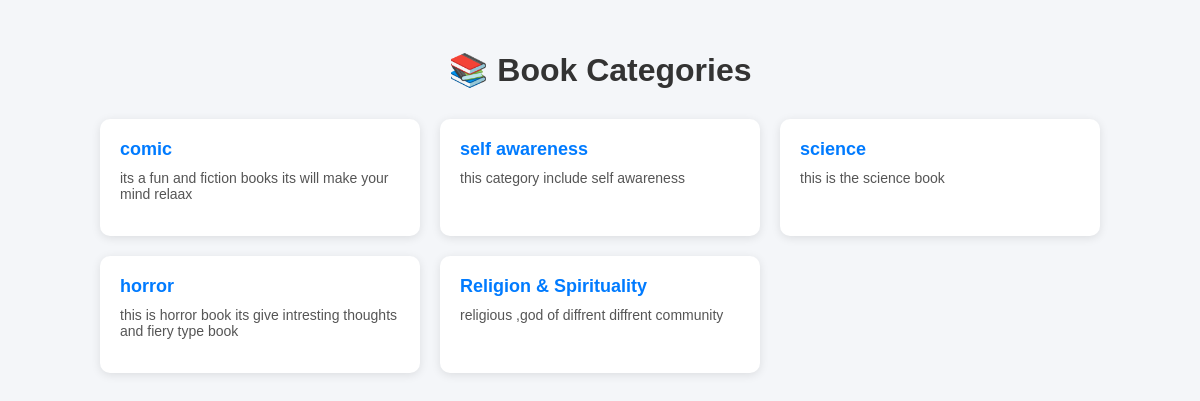
/categories/, run on an earlier commit of the app's database.
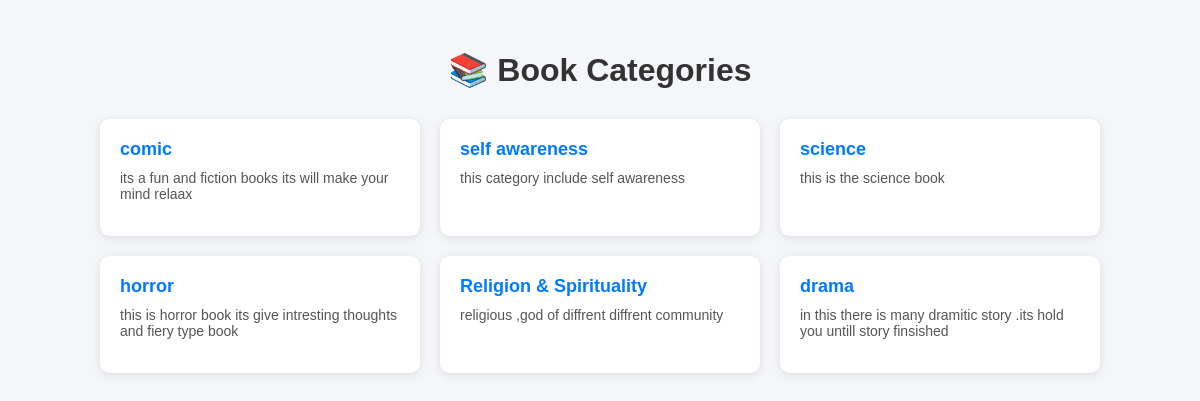
And on a later commit of the database.
### adminapp/models.py (models this page shows, shortened)
class Category(models.Model):
    name = models.CharField(max_length=100, unique=True)
    description = models.TextField(blank=True)

### mainapp/views.py (the view)
# urls.py: path('categories/', views.category_list, name='category_list'),
def category_list(request):
    categories = Category.objects.all()
    return render(request, 'category_list.html', {
        'categories': categories
    })

### mainapp/templates/category_list.html (shortened to what this page needs)
<!DOCTYPE html>
<html lang="en">
<head>
</head>
<body>
<div class="container">
    <h1>📚 Book Categories</h1>
    {% if categories %}
    <div class="grid">
        {% for category in categories %}
        <div class="card">
            <a href="{% url 'category_books' category.id %}">
                {{ category.name }}
            </a>
            <p class="desc">
                {{ category.description|default:"No description available." }}
            </p>
        </div>
        {% endfor %}
    </div>
    {% else %}
        <p class="empty">No categories available.</p>
    {% endif %}
</div>
</body>
</html>

What changed in the data, as far as the page shows it:
added Category: name "drama", description "in this there is many dramitic story .its hold you untill story finsished"
